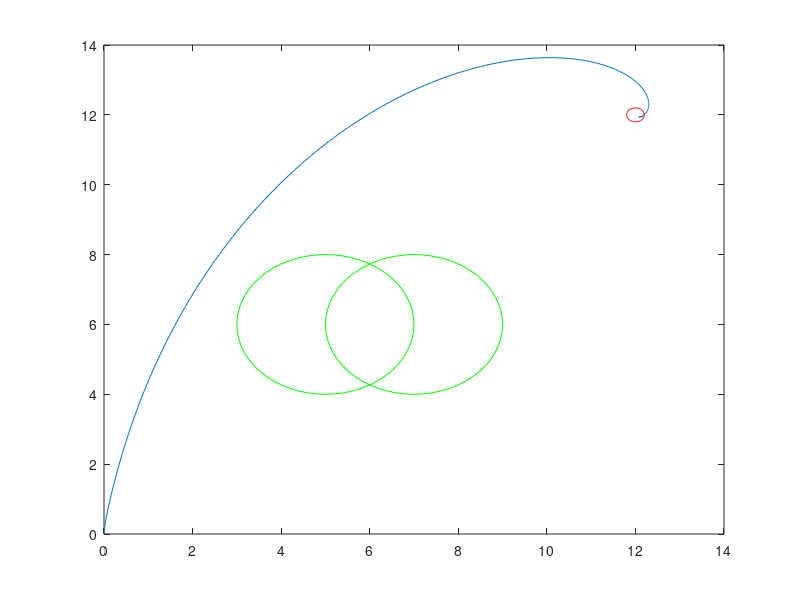

The MATLAB source for this figure:
close all;
clear;
clc;
%人工势建立
target = [12, 12];
obs1 = [5 6];
obs2 = [7 6];
K = 15;   %引力增益系数
M1 = 10;   %斥力增益系数
M2 = 15;   %斥力增益系数
ro = 2;    %斥力影响范围
n = 1;
step = 0.1;  %步长
%车的基础信息
v = 1;               %速度标量恒定
L = 3;               %前轮半径 wheel base
headangle = pi/6;    %heading angle init
x = 0;               %x init
y = 0;               %y init
xita = 0;            %xita init
KK = 10;             %比例控制器K
points = [0,0];
zuzuku = true;
xitas = [];
xita_dess = [];
%梯度下降法
while zuzuku
    %求三个r
    r_t = sqrt( (x-target(1))^2 + (y-target(2))^2 );
    r_obs1 = sqrt((x-obs1(1))^2 + (y-obs1(2))^2 );
    r_obs2 = sqrt((x-obs2(1))^2 + (y-obs2(2))^2 );

    %引力
    F_t = [(target(1)-x), (target(2)-y)]/r_t;

    %斥力
    if r_obs1 < ro
        F_obs1 = [(x-obs1(1))/r_obs1, (y-obs1(2))/r_obs1]*M1/r_obs1;
        %F_obs1 = 0;
    else
        F_obs1 = 0;
    end
    if r_obs2 < ro
        F_obs2 = [(x-obs2(1))/r_obs2, (y-obs2(2))/r_obs2]*M2/r_obs2;
        %F_obs2 = 0;
    else
        F_obs2 = 0;
    end
    
    %合力
    F = F_t + F_obs1 + F_obs2;
    xita_des = atan2(F(1), F(2));
    
    %控制部分
    det_xita = xita_des - xita;
    headangle = KK * det_xita;
    xita_new = v*sin(headangle)/L*step + xita;
    x_new = v*cos(headangle)*sin(xita)*step + x;
    y_new = v*cos(headangle)*cos(xita)*step + y;
    
    point = [x_new, y_new];
    points = [points; point];
    xitas = [xitas, xita];
    xita_dess = [xita_dess, xita_des];
    
    x = x_new;
    y = y_new;
    xita = xita_new;
    
    if r_t < 0.1 || x > 14 || x <0 || y >14 || y<0
        zuzuku = false;
    end
end



%画图
figure(1);
plot(points(:,1), points(:,2))
hold on 
rectangle('Position',[11.8,11.8,0.4,0.4],'Curvature',[1,1],'EdgeColor','r')
rectangle('Position',[3,4,4,4],'Curvature',[1,1],'EdgeColor','g')
rectangle('Position',[5,4,4,4],'Curvature',[1,1],'EdgeColor','g')
hold on


